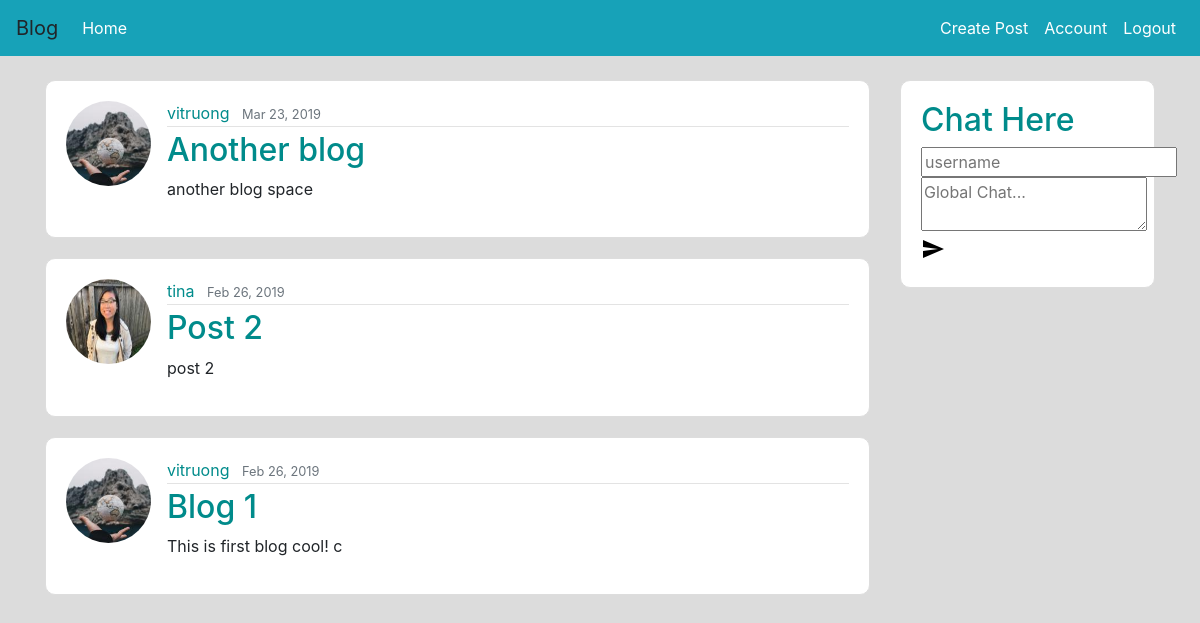
Screenshot of / (signed in) with the database file from the repository.
### flaskblog/model.py (models this page shows, shortened)
class Post(db.Model):
    id = db.Column(db.Integer, autoincrement=True, primary_key=True)
    title = db.Column(db.String(150), nullable=False)
    content = db.Column(db.Text, nullable=False)
    date_posted = db.Column(db.DateTime, nullable=False, default=datetime.utcnow)
    user_id = db.Column(db.Integer, db.ForeignKey('user.id'), nullable=False)

class User(db.Model, UserMixin):
    id = db.Column(db.Integer, autoincrement=True, primary_key=True)
    username = db.Column(db.String(20), unique=True, nullable=False)
    email = db.Column(db.String(120), unique=True, nullable=False)
    image_file = db.Column(db.String(20), nullable=False, default='default.jpg')
    password = db.Column(db.String(60), nullable=False)
    posts = db.relationship('Post', backref='author', lazy=True)

### flaskblog/routes.py (the view)
@app.route('/')
def homepage():
    posts = Post.query.order_by(Post.date_posted.desc())
    return render_template("homepage.html", posts=posts)

### flaskblog/model.py (called while the page is built)
@login_manager.user_loader
def load_user(user_id):
    return User.query.get(int(user_id))

### flaskblog/templates/homepage.html (shortened to what this page needs)
{% extends 'base.html' %}
{% block body %}
    {% for post in posts %}
        <article class="media content-section">
          <img class="rounded-circle article-img" src="{{ url_for('static', filename='profile_pics/' + post.author.image_file) }}">
          <div class="media-body">
            <div class="article-metadata">
              <a class="mr-2" href="#">{{ post.author.username }}</a>
              <small class="text-muted">{{ post.date_posted.strftime('%b %d, %Y') }}</small>
            </div>
            <h2><a class="article-title" href="{{ url_for('post', post_id=post.id) }}">{{ post.title }}</a></h2>
            <p class="article-content">{{ post.content }}</p>
          </div>
        </article>
    {% endfor %}
{% endblock %}

### flaskblog/static/styles.css (style rules this page uses)
h2 { color: #008B8B; }
a { color: #008B8B; }
body { background-color: gainsboro; }
.article-img { height: 85px; width: 85px; margin-right: 16px; }
.content-section { background: #ffffff; padding: 20px 20px; border: 1px solid #dddddd; border-radius: 10px; margin-bottom: 20px; }
.article-metadata { padding-bottom: 1px; margin-bottom: 4px; border-bottom: 1px solid #e3e3e3 }

### rows the page displays
Post: image_file (picture), author.username "vitruong", date_posted "Mar 23, 2019", title "Another blog", content "another blog space"
Post: image_file (picture), author.username "tina", date_posted "Feb 26, 2019", title "Post 2", content "post 2"
Post: image_file (picture), author.username "vitruong", date_posted "Feb 26, 2019", title "Blog 1", content "This is first blog cool! c"
